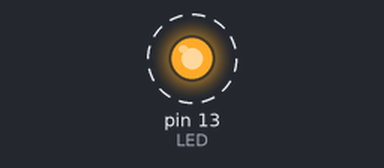
Bench run of a sketch on a simulated Arduino Uno, built with avr-gcc and run on an emulated ATmega328P. Shown: output pins drawn as LEDs (lit = HIGH). Dashed ring = blinking.

Above: at 0.2 s.
Timing chart, 0 to 3.0 s (numbered marks = the images above):
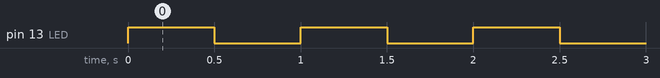

Measured:
- by itself, pin 13 (LED): alternates HIGH for 0.50 s and LOW for 0.50 s

The sketch:

sketch_jan17b.ino
```cpp
#define DelayPeriode 500   // delay time in milliseconds

#define LED 13             // led connected to pin 13

void setup() {
  // setup function, executed once at startup

  pinMode(LED, OUTPUT);   // set the led pin as output
}

void loop() {
  // main loop, executed continuously

  digitalWrite(LED, HIGH);  // turn the led ON
  delay(DelayPeriode);      // wait for the defined delay

  digitalWrite(LED, LOW);   // turn the led OFF
  delay(DelayPeriode);      // wait again before next cycle
}
```
